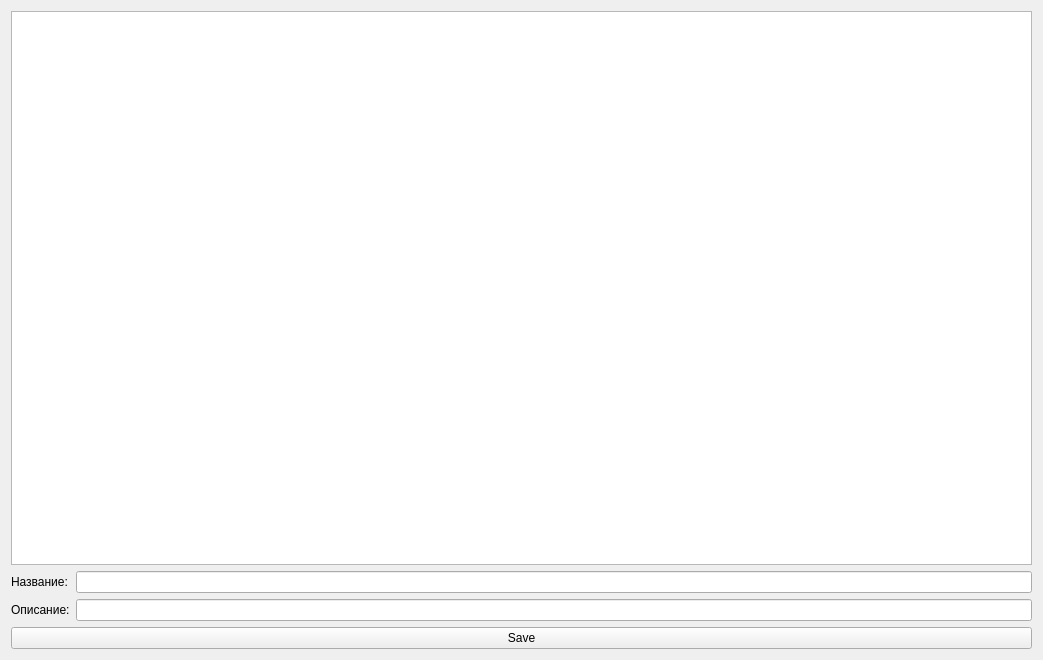
<?xml version="1.0" encoding="UTF-8"?>
<ui version="4.0">
 <class>CategoryForm</class>
 <widget class="QWidget" name="CategoryForm">
  <property name="geometry">
   <rect>
    <x>0</x>
    <y>0</y>
    <width>1043</width>
    <height>660</height>
   </rect>
  </property>
  <property name="windowTitle">
   <string>Form</string>
  </property>
  <layout class="QVBoxLayout" name="verticalLayout">
   <item>
    <widget class="QTableView" name="table_category">
     <property name="sizeAdjustPolicy">
      <enum>QAbstractScrollArea::AdjustToContents</enum>
     </property>
    </widget>
   </item>
   <item>
    <layout class="QFormLayout" name="formLayout">
     <property name="sizeConstraint">
      <enum>QLayout::SetDefaultConstraint</enum>
     </property>
     <property name="fieldGrowthPolicy">
      <enum>QFormLayout::AllNonFixedFieldsGrow</enum>
     </property>
     <property name="rowWrapPolicy">
      <enum>QFormLayout::DontWrapRows</enum>
     </property>
     <property name="topMargin">
      <number>0</number>
     </property>
     <item row="0" column="0">
      <widget class="QLabel" name="label">
       <property name="text">
        <string>Название:</string>
       </property>
      </widget>
     </item>
     <item row="0" column="1">
      <widget class="QLineEdit" name="lineEdit_title_category"/>
     </item>
     <item row="1" column="0">
      <widget class="QLabel" name="label_2">
       <property name="text">
        <string>Описание:</string>
       </property>
      </widget>
     </item>
     <item row="1" column="1">
      <widget class="QLineEdit" name="lineEdit_desc_category"/>
     </item>
    </layout>
   </item>
   <item>
    <widget class="QPushButton" name="pushButton_save_category">
     <property name="text">
      <string>Save</string>
     </property>
    </widget>
   </item>
  </layout>
 </widget>
 <resources/>
 <connections/>
</ui>
